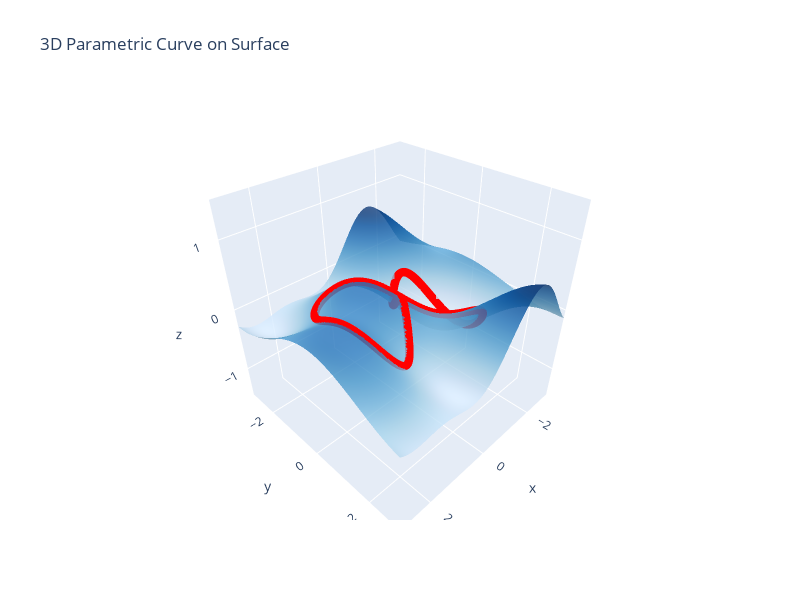

Here is the notebook cell this chart was saved with:
### Markdown cell above
# Equation Of Curve is:

$$
f(x,y) = 0.6 \sin(x) \cos(y) + 0.2 \cos(2x+y)
$$

### Code cell
# Plotly

import numpy as np
import plotly.graph_objects as go

# ------------------------------
# Define surface and curve
# ------------------------------
def f(x, y):
    return 0.5 * np.sin(x) * np.cos(y) + 0.2 * np.cos(2*x + y)

def x_of_t(t):
    return 2.0 * np.cos(t)

def y_of_t(t):
    return 1.5 * np.sin(2*t)

# Parametric t
t = np.linspace(-np.pi, np.pi, 300)

# 3D curve coordinates
curve_x = x_of_t(t)
curve_y = y_of_t(t)
curve_z = f(curve_x, curve_y)

# Surface grid
x = np.linspace(-3, 3, 60)
y = np.linspace(-3, 3, 60)
X, Y = np.meshgrid(x, y)
Z = f(X, Y)

# ------------------------------
# Create Plotly figure
# ------------------------------
fig = go.Figure()

# Surface
fig.add_trace(go.Surface(
    x=X, y=Y, z=Z,
    colorscale='Blues',
    opacity=0.8,
    showscale=False
))

# 3D parametric curve
fig.add_trace(go.Scatter3d(
    x=curve_x, y=curve_y, z=curve_z,
    mode='lines+markers',
    line=dict(color='red', width=5),
    marker=dict(size=3, color='red'),
    name='Curve'
))

# Labels
fig.update_layout(
    scene=dict(
        xaxis_title='x',
        yaxis_title='y',
        zaxis_title='z',
        xaxis=dict(nticks=6, range=[-3,3]),
        yaxis=dict(nticks=6, range=[-3,3]),
        zaxis=dict(nticks=6, range=[-1.5,1.5]),
    ),
    width=800,
    height=600,
    title="3D Parametric Curve on Surface"
)

fig.show()

import numpy as np
import matplotlib.pyplot as plt
from mpl_toolkits.mplot3d import Axes3D

# -----------------------------
# Define surface
# -----------------------------
def f(x, y):
    return 0.5 * np.sin(x) * np.cos(y) + 0.2 * np.cos(2*x + y)

x = np.linspace(-3, 3, 60)
y = np.linspace(-3, 3, 60)
X, Y = np.meshgrid(x, y)
Z = f(X, Y)

# -----------------------------
# Parametric curve
# -----------------------------
t = np.linspace(-np.pi, np.pi, 300)
x_c = 2 * np.cos(t)
y_c = 1.5 * np.sin(2*t)
z_c = f(x_c, y_c)

# -----------------------------
# Create figure with 3 subplots
# -----------------------------
fig = plt.figure(figsize=(15,5))

# --- 3D Surface + curve ---
ax1 = fig.add_subplot(1,3,1, projection='3d')
ax1.plot_surface(X, Y, Z, color='lightblue', alpha=0.8, edgecolor='none')
ax1.plot(x_c, y_c, z_c, color='red', linewidth=2)
ax1.scatter(x_c, y_c, z_c, color='red', s=10)
ax1.set_xlabel('X'); ax1.set_ylabel('Y'); ax1.set_zlabel('Z')
ax1.set_title('3D Surface with Curve')
ax1.view_init(elev=30, azim=45)  # initial 3D view

# --- Top view (XY projection) ---
ax2 = fig.add_subplot(1,3,2)
ax2.plot(x_c, y_c, color='red', linewidth=2)
ax2.scatter(x_c, y_c, color='red', s=10)
ax2.set_xlabel('X'); ax2.set_ylabel('Y')
ax2.set_title('Top view (X-Y)')
ax2.set_aspect('equal', adjustable='box')
ax2.grid(True)
ax2.set_xlim([-3,3]); ax2.set_ylim([-3,3])

# --- Front view (XZ projection) ---
ax3 = fig.add_subplot(1,3,3)
ax3.plot(x_c, z_c, color='red', linewidth=2)
ax3.scatter(x_c, z_c, color='red', s=10)
ax3.set_xlabel('X'); ax3.set_ylabel('Z')
ax3.set_title('Front view (X-Z)')
ax3.set_aspect('equal', adjustable='box')
ax3.grid(True)
ax3.set_xlim([-3,3]); ax3.set_ylim([-1.5,1.5])

plt.tight_layout()
plt.show()

### Figure 1 — Plotly figure (JSON) as saved in the notebook; plotly's stock layout.template omitted (floating-point values rounded to 4 significant figures; data arrays with more than 128 entries replaced by an {"elided": "..."} marker saying what was removed)
{"data": [{"colorscale": [[0, "rgb(247,251,255)"], [0.125, "rgb(222,235,247)"], [0.25, "rgb(198,219,239)"], [0.375, "rgb(158,202,225)"], [0.5, "rgb(107,174,214)"], [0.625, "rgb(66,146,198)"], [0.75, "rgb(33,113,181)"], [0.875, "rgb(8,81,156)"], [1, "rgb(8,48,107)"]], "opacity": 0.8, "showscale": false, "type": "surface", "x": {"elided": "60x60 float values"}, "y": {"elided": "60x60 float values"}, "z": {"elided": "60x60 float values"}}, {"line": {"color": "red", "width": 5}, "marker": {"color": "red", "size": 3}, "mode": "lines+markers", "name": "Curve", "type": "scatter3d", "x": {"elided": "300 float values"}, "y": {"elided": "300 float values"}, "z": {"elided": "300 float values"}}], "layout": {"height": 600, "scene": {"xaxis": {"nticks": 6, "range": [-3, 3], "title": {"text": "x"}}, "yaxis": {"nticks": 6, "range": [-3, 3], "title": {"text": "y"}}, "zaxis": {"nticks": 6, "range": [-1.5, 1.5], "title": {"text": "z"}}}, "title": {"text": "3D Parametric Curve on Surface"}, "width": 800}}
